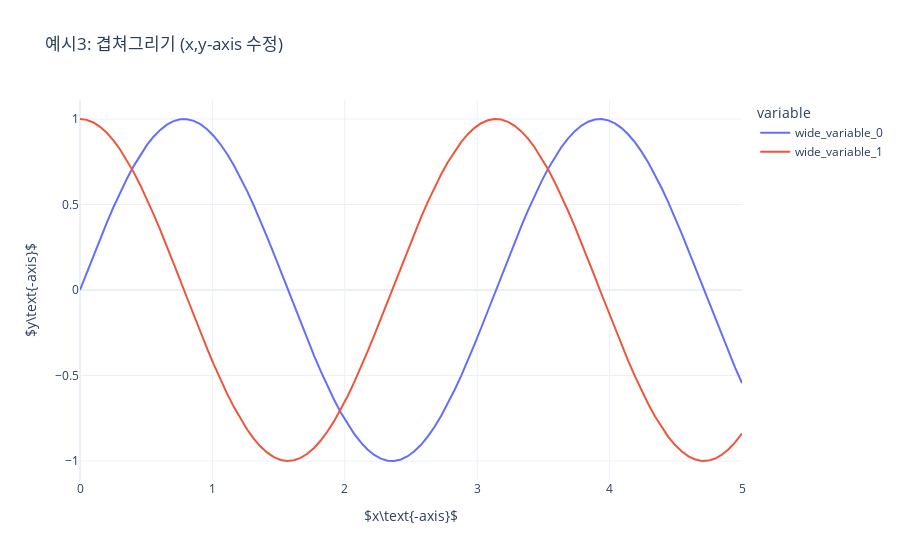

The notebook cell this image was saved under:
### Markdown cell above
`-` x,y축의 이름 수정

### Code cell
x= np.linspace(0,5,100)
y1= np.sin(2*x)
y2= np.cos(2*x)
fig = px.line(
    x=x,y=[y1,y2],
    #---#
    title = "예시3: 겹쳐그리기 (x,y-axis 수정) "
)
fig['layout']['xaxis']['title']['text'] = r'$x\text{-axis}$'
fig['layout']['yaxis']['title']['text'] = r'$y\text{-axis}$'
fig
